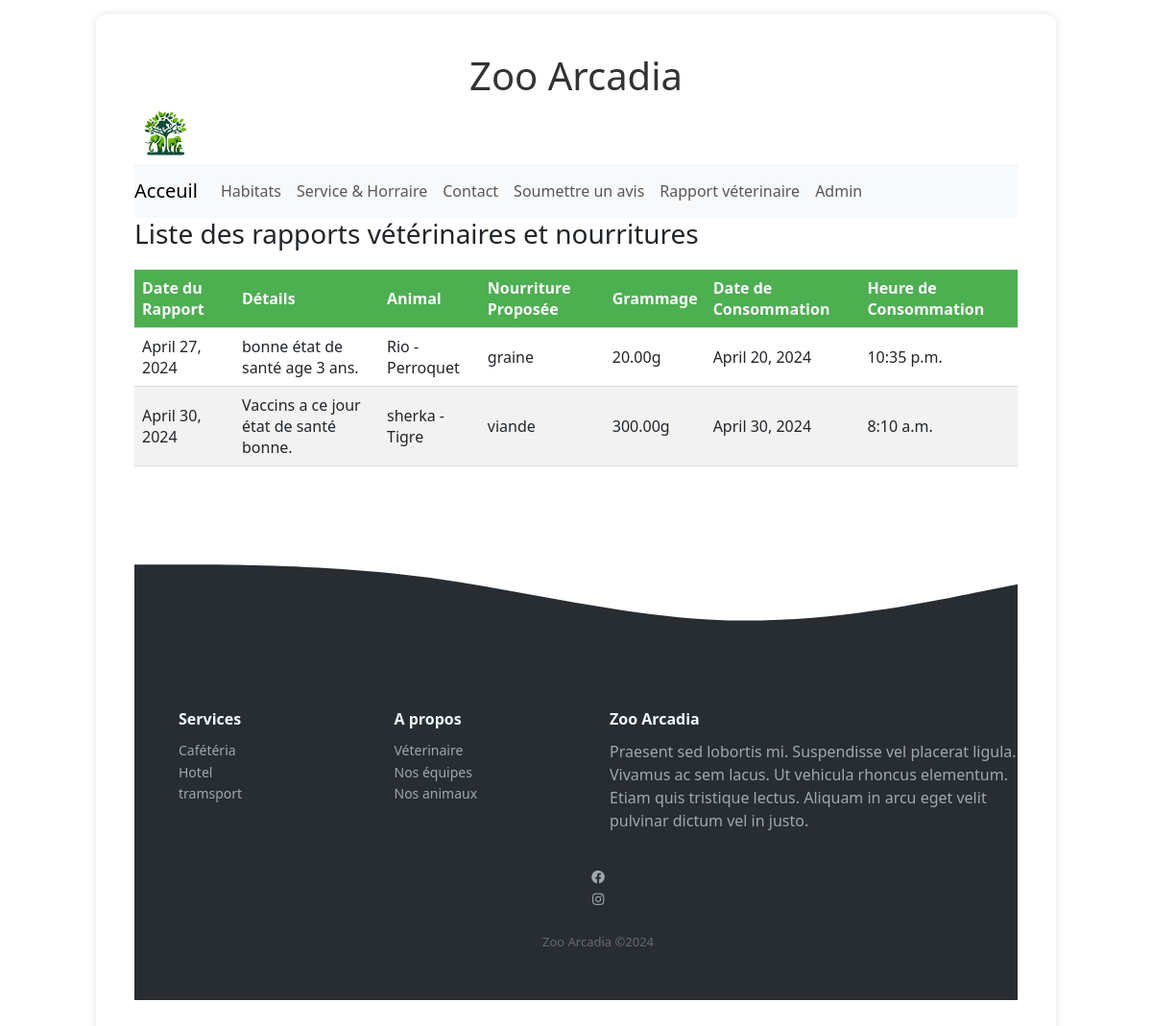
Page /rapport/ (signed in) on the committed database.
### liste/models.py (models this page shows, shortened)
class RapportVeterinaire(models.Model):
    date = models.DateField()
    detail = models.TextField()
    animal = models.ForeignKey(Animal, on_delete=models.CASCADE, related_name='rapports_veterinaires')

class Animal(models.Model):
    prenom = models.CharField(max_length=50)
    etat = models.CharField(max_length=50)
    habitat = models.ForeignKey(Habitat, related_name='animaux', on_delete=models.CASCADE)
    race = models.ForeignKey(Race, related_name='animaux', on_delete=models.SET_NULL, null=True, default=1)
    image = models.ImageField(upload_to='animals/', verbose_name=_("Image de l'animal"))
    clics = models.IntegerField(default=0)  # Champ pour les cliques sur l'animal
    def __str__(self):
        return f"{self.prenom} - {self.race}"

class Race(models.Model):
    label = models.CharField(max_length=50)
    def __str__(self):
        return self.label

class NourritureInfo(models.Model):
    rapport = models.ForeignKey(RapportVeterinaire, on_delete=models.CASCADE, related_name='nourriture_infos')
    nourriture_proposee = models.CharField(max_length=255, verbose_name=_("Nourriture proposée"))
    grammage_nourriture = models.DecimalField(max_digits=5, decimal_places=2, default=0.0, verbose_name=_("Grammage de la nourriture"))
    date_consommation = models.DateField(verbose_name=_("Date de consommation"), default=timezone.now)  # use timezone.now without ()
    heure_consommation = models.TimeField(verbose_name=_("Heure de consommation"), default=timezone.now)  # same here

### liste/views.py (the view)
# urls.py: path('rapport/', views.rapport, name='rapport'),  # protégé par @login_required
@login_required
def rapport(request):
     rapports = RapportVeterinaire.objects.all().prefetch_related('nourriture_infos')
     return render(request, 'liste/rapport.html', {'rapports': rapports})

### liste/templates/liste/rapport.html (shortened to what this page needs)
{% load static %}
<html lang="fr">
  <head>
    <link
      rel="stylesheet"
      href="https://cdnjs.cloudflare.com/ajax/libs/font-awesome/5.15.3/css/all.min.css"
    />
    <link
      href="https://cdn.jsdelivr.net/npm/bootstrap@5.3.2/dist/css/bootstrap.min.css"
      rel="stylesheet"
    />
    <link
      rel="stylesheet"
      rel="stylesheet"
      href="{% static 'liste/style.css' %}"
    />
  </head>
  <body>
    <div class="main-content">
    <div class="h1-container">
      <h1>Zoo Arcadia</h1>
    </div>
      <header>
   <a class="navbar-brand" href="/">
    <img src="{% static 'liste/images/logo.png' %}" alt="Logo Zoo Arcadia" style="height: 60px;">
</a>
         <nav class="navbar navbar-expand-lg navbar-light bg-light">
          <a class="navbar-brand" href="/">Acceuil</a>
          <div class="collapse navbar-collapse" id="navbarNav">
            <ul class="navbar-nav">
              <li class="nav-item active">
                <a class="nav-link" href="/habitat">Habitats <span class="sr-only">(current)</span></a>
              </li>
              <li class="nav-item">
                <a class="nav-link" href="/service">Service & Horraire </a>
              </li>
              <li class="nav-item">
                <a class="nav-link" href="/contact">Contact</a>
              </li>
            <li class="nav-item">
              <a class="nav-link" href="/submit_avis">Soumettre un avis</a>
            </li>
          <li class="nav-item">
            <a class="nav-link" href="/rapport">Rapport véterinaire</a>
          </li>
            <li class="nav-item">
              <a class="nav-link" href="/admin">Admin</a>
            </li>
            </ul>
          </div>
        </nav>
      </header>
      <main>
          <h3>Liste des rapports vétérinaires et nourritures </h3>
          <table>
            <thead>
                <tr>
                    <th>Date du Rapport</th>
                    <th>Détails</th>
                    <th>Animal</th>
                    <th>Nourriture Proposée</th>
                    <th>Grammage</th>
                    <th>Date de Consommation</th>
                    <th>Heure de Consommation</th>
                </tr>
            </thead>
            <tbody>
                {% for rapport in rapports %}
                    <tr>
                        <td rowspan="{{ rapport.nourriture_infos.all.count }}">{{ rapport.date }}</td>
                        <td rowspan="{{ rapport.nourriture_infos.all.count }}">{{ rapport.detail }}</td>
                        <td rowspan="{{ rapport.nourriture_infos.all.count }}">{{ rapport.animal }}</td>
                        {% with rapport.nourriture_infos.all as nourritures %}
                            {% if nourritures %}
                                {% for nourriture in nourritures %}
                                    {% if forloop.first %}
                                        <td>{{ nourriture.nourriture_proposee }}</td>
                                        <td>{{ nourriture.grammage_nourriture }}g</td>
                                        <td>{{ nourriture.date_consommation }}</td>
                                        <td>{{ nourriture.heure_consommation }}</td>
                                    </tr>
                                    {% endif %}
                                {% endfor %}
                            {% else %}
                                <td colspan="4">Pas de données sur la nourriture</td>
                            {% endif %}
                        {% endwith %}
                    {% empty %}
                    <tr>
                        <td colspan="7">Aucun rapport disponible</td>
                    </tr>
                {% endfor %}
            </tbody>
        </table>
          <section>
            <div class="svg-image"><svg xmlns="http://www.w3.org/2000/svg" viewBox="0 0 1440 320">
              <path fill="#282d32" fill-opacity="1" d="M0,160L80,160C160,160,320,160,480,181.3C640,203,800,245,960,250.7C1120,256,1280,224,1360,208L1440,192L1440,320L1360,320C1280,320,1120,320,960,320C800,320,640,320,480,320C320,320,160,320,80,320L0,320Z"></path>
            </svg></div>
          </section>
      </main>
      <footer>
      <div class="footer-dark">
        <footer>
            <div class="container-media">
                <div class="row">
                    <div class="col-sm-6 col-md-3 item">
                        <h3>Services</h3>
                        <ul>
                            <li><a href="#"> Cafétéria </a></li>
                            <li><a href="#"> Hotel </a></li>
                            <li><a href="#"> tramsport </a></li>
                        </ul>
                    </div>
                    <div class="col-sm-6 col-md-3 item">
                        <h3>A propos</h3>
                        <ul>
                            <li><a href="#">Véterinaire</a></li>
                            <li><a href="#">Nos équipes</a></li>
                            <li><a href="#">Nos animaux</a></li>
                        </ul>
                    </div>
                    <div class="col-md-6 item text">
                        <h3>Zoo Arcadia</h3>
                        <p>Praesent sed lobortis mi. Suspendisse vel placerat ligula.
                           Vivamus ac sem lacus. Ut vehicula rhoncus elementum.
                           Etiam quis tristique lectus. Aliquam in arcu eget velit
                            pulvinar dictum vel in justo.</p>
                    </div>
                    <div>
                    <ul class="text-center">
                      <li>
                          <a class="facebook" href="https://www.facebook.com/votrepagefacebook" target="_blank">
                              <i class="fab fa-facebook" aria-hidden="true"></i>
                          </a>
                      </li>
                      <li>
                          <a class="instagram" href="https://www.instagram.com/votrepageinstagram" target="_blank">
                              <i class="fab fa-instagram" aria-hidden="true"></i>
                          </a>
                      </li>
                  </ul>
                <p class="copyright">Zoo Arcadia ©2024</p>
            </div>
        </footer>
    </div>
  </div>
  </body>
  </html>

### liste/static/liste/style.css (style rules this page uses)
.main-content { margin: 15px auto; width: 90%; max-width: 1000px; background-color: #ffffff; padding: 40px; border-radius: 10px; box-shadow: 0 0 10px rgba(12, 5, 5, 0.1); }
.h1-container { text-align: center; animation-name: titel; animation-duration: 2s; }
.container-media { margin-left:5%; }
.footer-dark { padding:50px 0; color:#f0f9ff; background-color:#282d32; }
.footer-dark h3 { margin-top:0; margin-bottom:12px; font-weight:bold; font-size:16px; }
.footer-dark ul { padding:0; list-style:none; line-height:1.6; font-size:14px; margin-bottom:0; }
.footer-dark ul a { color:inherit; text-decoration:none; opacity:0.6; }
.footer-dark .item.text { margin-bottom:36px; }
.footer-dark .item.text p { opacity:0.6; margin-bottom:0; }
.footer-dark .copyright { text-align:center; padding-top:24px; opacity:0.3; font-size:13px; margin-bottom:0; }
table { width: 100%; border-collapse: collapse; margin-top: 20px; }
th, td { padding: 8px; text-align: left; border-bottom: 1px solid #ddd; }
th { background-color: #4CAF50; color: white; }
img { width: 100px; height: auto; border-radius: 5px; }
thead th { position: sticky; top: 0; z-index: 10; }
tr:nth-child(even) { background-color: #f2f2f2; }
h1 { text-align: center; color: #333; }
.navbar-brand img { width: auto; height: 50px; }

### rows in the picture
RapportVeterinaire: date "April 27, 2024", detail "bonne état de santé age 3 ans.", animal "Rio - Perroquet"
NourritureInfo: nourriture_proposee "graine", grammage_nourriture "20.00", date_consommation "April 20, 2024", heure_consommation "10:35 p.m."
RapportVeterinaire: date "April 30, 2024", detail "Vaccins a ce jour état de santé bonne.", animal "sherka - Tigre"
NourritureInfo: nourriture_proposee "viande", grammage_nourriture "300.00", date_consommation "April 30, 2024", heure_consommation "8:10 a.m."
